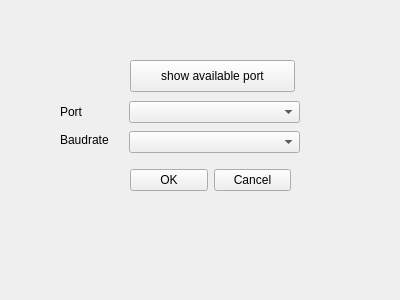
<?xml version="1.0" encoding="UTF-8"?>
<ui version="4.0">
 <class>SerialPortSettingDialog</class>
 <widget class="QDialog" name="SerialPortSettingDialog">
  <property name="geometry">
   <rect>
    <x>0</x>
    <y>0</y>
    <width>400</width>
    <height>300</height>
   </rect>
  </property>
  <property name="windowTitle">
   <string>Dialog</string>
  </property>
  <property name="locale">
   <locale language="English" country="UnitedStates"/>
  </property>
  <widget class="QPushButton" name="PortButton">
   <property name="geometry">
    <rect>
     <x>130</x>
     <y>60</y>
     <width>165</width>
     <height>32</height>
    </rect>
   </property>
   <property name="focusPolicy">
    <enum>Qt::NoFocus</enum>
   </property>
   <property name="text">
    <string>show available port</string>
   </property>
  </widget>
  <widget class="QWidget" name="layoutWidget">
   <property name="geometry">
    <rect>
     <x>60</x>
     <y>100</y>
     <width>58</width>
     <height>51</height>
    </rect>
   </property>
   <layout class="QVBoxLayout" name="PortBaudLayout">
    <item>
     <widget class="QLabel" name="PortLabel">
      <property name="text">
       <string>Port</string>
      </property>
     </widget>
    </item>
    <item>
     <widget class="QLabel" name="BaudrateLabel">
      <property name="text">
       <string>Baudrate</string>
      </property>
     </widget>
    </item>
   </layout>
  </widget>
  <widget class="QWidget" name="layoutWidget_2">
   <property name="geometry">
    <rect>
     <x>129</x>
     <y>99</y>
     <width>171</width>
     <height>56</height>
    </rect>
   </property>
   <layout class="QVBoxLayout" name="verticalLayout">
    <item>
     <widget class="QComboBox" name="PortComboBox">
      <property name="contextMenuPolicy">
       <enum>Qt::DefaultContextMenu</enum>
      </property>
     </widget>
    </item>
    <item>
     <widget class="QComboBox" name="BaudComboBox"/>
    </item>
   </layout>
  </widget>
  <widget class="QWidget" name="layoutWidget">
   <property name="geometry">
    <rect>
     <x>130</x>
     <y>160</y>
     <width>161</width>
     <height>41</height>
    </rect>
   </property>
   <layout class="QHBoxLayout" name="horizontalLayout">
    <item>
     <widget class="QPushButton" name="OKButton">
      <property name="focusPolicy">
       <enum>Qt::NoFocus</enum>
      </property>
      <property name="text">
       <string>OK</string>
      </property>
     </widget>
    </item>
    <item>
     <widget class="QPushButton" name="CancelButton">
      <property name="focusPolicy">
       <enum>Qt::NoFocus</enum>
      </property>
      <property name="text">
       <string>Cancel</string>
      </property>
     </widget>
    </item>
   </layout>
  </widget>
 </widget>
 <resources/>
 <connections/>
</ui>
